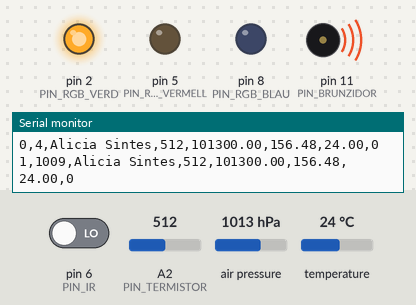
Simulated run of this sketch. Board: Arduino Uno, built with avr-gcc and run on an emulated ATmega328P. Parts: output pins drawn as LEDs (lit = HIGH), buzzer (waves = sounding), the last lines printed to the serial monitor. The inputs (shaded band) are chosen by the test bench; at power-on: pin 6 (PIN_IR) LOW, A2 (PIN_TERMISTOR) = 512, air pressure 1013 hPa, temperature 24 °C.

Above: at 1.2 s.
1.3 s: pin 6 (PIN_IR) driven HIGH
At 2.4 s:
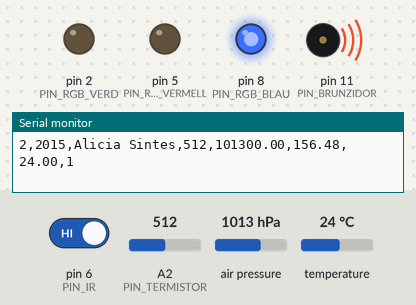
5.4 s: pin 6 (PIN_IR) driven LOW
At 6.9 s:
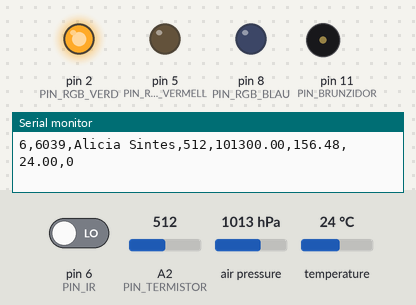
Timing chart, 0 to 15.5 s (numbered marks = the images above; inputs shaded):
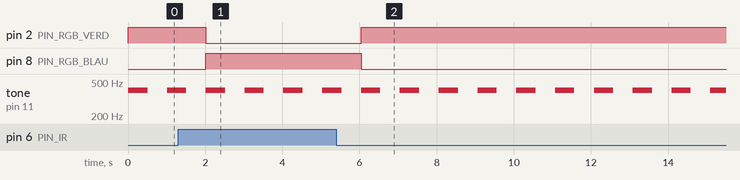

The sketch:

cansat_1_sensors.ino
```cpp
#include <Wire.h>
#include <SPI.h>
#include <Adafruit_BMP280.h>

const int BAUDS_PER_SEGON = 9600;    //Baud = nombre de símbols (9600 = 9600 símbols enviats cada segon)
const int TEMPS_ENTRE_DADES = 1000;  //Delay entre el final en ms

const int PIN_IR = 6;  ////Digital

const int PIN_RGB_VERMELL = 5;  //Digital
const int PIN_RGB_BLAU = 8;     //Digital
const int PIN_RGB_VERD = 2;     //Digital

const int PIN_BRUNZIDOR = 11;  //Digital
const int FREQ_BRUNZIDOR = 400;
const int TEMPS_BRUNZIDOR = 1000;

const int PIN_TERMISTOR = A2;  //Analògic

Adafruit_BMP280 bmp;              // I2C
float PRESSIO_ALTURA_0 = 1032.0;  //Ajustar el dia de la mesura
float ALTURA_0 = 16;

int num_paquet = 0;

void setup() {
  Serial.begin(BAUDS_PER_SEGON);


  //TEST FUNCIONAMENT BMP280
  while (!Serial) delay(100);
  unsigned status;
  status = bmp.begin();
  /*
  if (!status) {
    Serial.println("Error de connexió BMP280");
    while (1) delay(10);
  }
  */
  pinMode(PIN_IR, INPUT);
  pinMode(PIN_BRUNZIDOR, OUTPUT);
  pinMode(PIN_RGB_VERMELL, OUTPUT);
  pinMode(PIN_RGB_VERD, OUTPUT);
  pinMode(PIN_RGB_BLAU, OUTPUT);

  //digitalWrite(PIN_RGB_VERMELL,HIGH);
}

void loop() {


  int lectura_ir = digitalRead(PIN_IR);
  int lectura_termistor = analogRead(PIN_TERMISTOR);
  float pressio = bmp.readPressure();
  float temperatura_bmp280 = bmp.readTemperature();
  //  altitude = 44330 * (1.0 - pow(pressure / seaLevelhPa, 0.1903));

  float altura_bmp280 = bmp.readAltitude(PRESSIO_ALTURA_0);

  Serial.print(num_paquet);
  Serial.print(",");
  Serial.print(millis());  //Milisegons
  Serial.print(",");
  Serial.print("Alicia Sintes");
  Serial.print(",");
  Serial.print(lectura_termistor);
  Serial.print(",");
  Serial.print(pressio);
  Serial.print(",");
  Serial.print(altura_bmp280);
  Serial.print(",");
  Serial.print(temperatura_bmp280);
  Serial.print(",");
  Serial.print(lectura_ir);
  Serial.println();

  num_paquet++;

  if (lectura_ir == HIGH) {
    digitalWrite(PIN_RGB_VERMELL, LOW);
    digitalWrite(PIN_RGB_VERD, LOW);
    digitalWrite(PIN_RGB_BLAU, HIGH);
  } else {
    digitalWrite(PIN_RGB_VERMELL, LOW);
    digitalWrite(PIN_RGB_VERD, HIGH);
    digitalWrite(PIN_RGB_BLAU, LOW);
  }

  tone(PIN_BRUNZIDOR,FREQ_BRUNZIDOR);
  delay(TEMPS_ENTRE_DADES/2);
  noTone(PIN_BRUNZIDOR);
  delay(TEMPS_ENTRE_DADES/2);
}
```

Measured:
- after the input at 1.3 s, pin 2 (PIN_RGB_VERD): HIGH → LOW after 0.72 s; pin 8 (PIN_RGB_BLAU): LOW → HIGH after 0.72 s
- after the input at 5.4 s, pin 2 (PIN_RGB_VERD): LOW → HIGH after 0.64 s; pin 8 (PIN_RGB_BLAU): HIGH → LOW after 0.64 s
- by itself, tone on pin 11 (PIN_BRUNZIDOR): alternates 400 Hz for 0.50 s and silent for 0.51 s
